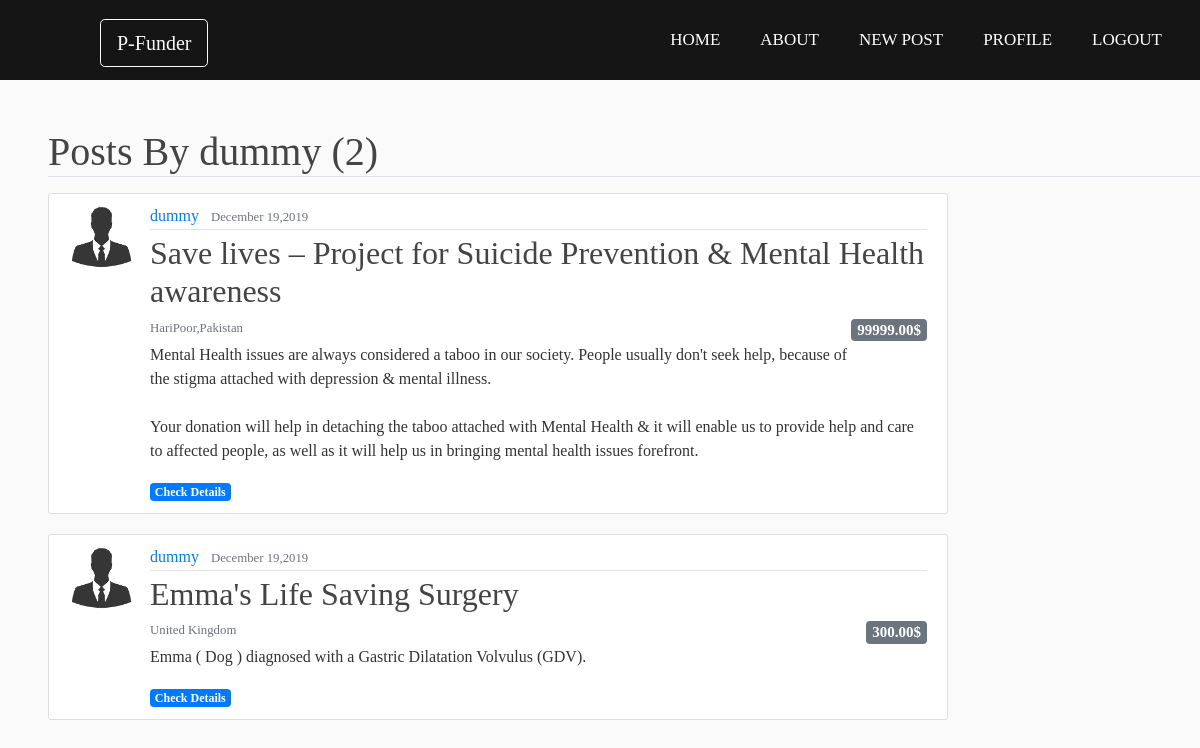
Page /home/user/dummy (signed in) on the committed database.
### posts/models.py (models this page shows, shortened)
class Post(models.Model):
	title = models.CharField(max_length=100)
	location = models.CharField(max_length=35,help_text='Kindly atleast mention City,Country')
	brief = models.TextField(max_length=500, help_text='Write an overview to be displayed on Homepage')
	description= models.TextField(help_text='Please Mention your Jazzcash or EasyPaisa account (If Any)')
	amount = models.DecimalField( max_digits = 10 ,decimal_places=2, help_text='Enter the amount in US Dollars $')
	mobileAccount = models.CharField(max_length=15,blank=True,null=True,help_text='Enter your Jazzcash or EasyPaisa Account</br>This is for Jazzcash or EasyPaisa money transfer')
	cNIC= models.CharField(max_length = 13,blank=True,null=True,help_text='This is for Jazzcash / EasyPaisa money transfer')
	bankAccount = models.CharField(max_length = 26,help_text='This is for Jazzcash / EasyPaisa / Bank money transfer' ,blank=True,null=True)
	email = models.EmailField( help_text='Enter the email so that someone can contact you in case of any help ')
	phone = PhoneField(blank=True,null=True, help_text = '+[country code][number]x[extension]')
	date_posted = models.DateTimeField(default = timezone.now)
	author = models.ForeignKey(User, on_delete = models.CASCADE)

### users/models.py (models this page shows, shortened)
class Profile(models.Model):
	user = models.OneToOneField(User, on_delete = models.CASCADE)
	image = models.ImageField(default='default.png' , upload_to = 'profile_pics')

### posts/views.py (the view)
# urls.py: path('user/<str:username>', UserPostListView.as_view(), name='user-posts'),
class UserPostListView(ListView):
	model = Post
	template_name = 'posts/user_posts.html'
	context_object_name = 'posts'
	paginate_by = 4
	def get_queryset(self):
		user = get_object_or_404(User, username = self.kwargs.get('username'))
		return Post.objects.filter(author = user).order_by("-date_posted")

### posts/templates/posts/user_posts.html (shortened to what this page needs)
{% extends "posts/base.html"%}
{% block content %}
{% if user.is_authenticated %}
	<h1 class="mt-5 mb-2 ml-5 border-bottom">Posts By {{ view.kwargs.username }} ({{ page_obj.paginator.count }})</h1>
	{% for post in posts %}
		<article class="mt-3 media content-section w-75 ml-5">
			<img class = 'rounded article-img' src="{{ post.author.profile.image.url }}">
		  <div class="media-body">
		    <div class="article-metadata">
		      <a class="mr-2" href="{% url 'user-posts' post.author.username %}">{{ post.author }}</a>
		      <small class="text-muted">{{ post.date_posted|date:"F d,Y" }}</small>
		    </div>
		    <h2><a class="article-title" href="{% url 'posts-detail' post.id  %}">{{ post.title }}</a></h2>
		    <h5 class="text-muted"> <span class="badge badge-secondary float-right mb-1">{{ post.amount }}$ </span></h5>
		    <small class="text-muted float-left">{{ post.location }}</small><br>
		    <p class="article-content">{{ post.brief }}</p>
		    <a class="badge badge-primary" href="{% url 'posts-detail' post.id  %}">Check Details</a>
		  </div>
		</article>
	{% endfor %}
{% endif %}
{% endblock content %}

### posts/static/posts/main.css (style rules this page uses)
body { background: #fafafa; color: #333333; }
h1, h2, h3, h4, h5, h6 { color: #444444; }
.content-section { background: #ffffff; padding: 10px 20px; border: 1px solid #dddddd; border-radius: 3px; margin-bottom: 20px; }
.article-title { color: #444444; }
.article-content { white-space: pre-line; }
.article-img { height: 65px; width: 65px; margin-right: 16px; }
.article-metadata { padding-bottom: 1px; margin-bottom: 4px; border-bottom: 1px solid #e3e3e3 }

### posts/static/posts/style.css (style rules this page uses)
* { padding: 0; margin: 0; text-decoration: none; list-style: none; box-sizing: border-box; }
body { font-family: montserrat; }

### rows in the picture
Post: author.profile.image (placeholder picture), author "dummy", date_posted "December 19,2019", title "Save lives – Project for Suicide Prevention & Mental Health awareness", amount "99999.00", location "HariPoor,Pakistan", brief "Mental Health issues are always considered a taboo in our society. People usually don't seek help, because of the stigma attached with depression & mental illness. Your donation will help in detaching the taboo attached with Mental Health & it will enable us to provide help and care to affected people, as well as it will help us in bringing mental health issues forefront."
Post: author.profile.image (placeholder picture), author "dummy", date_posted "December 19,2019", title "Emma's Life Saving Surgery", amount "300.00", location "United Kingdom", brief "Emma ( Dog ) diagnosed with a Gastric Dilatation Volvulus (GDV)."

### other values in the picture
{{ view.kwargs.username }} "dummy"
{{ page_obj.paginator.count }} "2"
